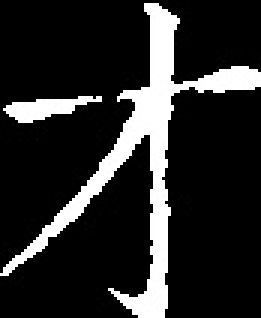
#> input picture Smart scoring for handwriting/硬笔字AI智能评分项目封装/Standard_words/img100.jpg, 87 x 106 px (shown 3 times larger)
$ python -i retange_word.py   (imports and definitions only)   (older library calls are emulated)
#> lines starting #> are read from the running program, lines starting #| are printed output that depends on the picture; after the words box and inside, x2 and y2 are one past the last pixel; in counts of white or black regions, pixels touching at a corner belong together
#> further down, picture is the input picture: shape (106, 87, 3); min 0, max 255, mean 41
# -*- coding: utf-8 -*-


import cv2
import numpy as np
from sys import argv
import os
import imutils
import json


def retange(image):
    image=image[10:664,7:664]
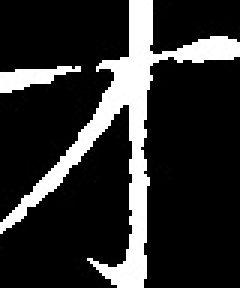
#> image: shape (96, 80, 3) (shown 3 times larger); min 0, max 255, mean 45.1
    gray = cv2.cvtColor(image, cv2.COLOR_BGR2GRAY)
    blurred = cv2.GaussianBlur(gray, (5,5),0)
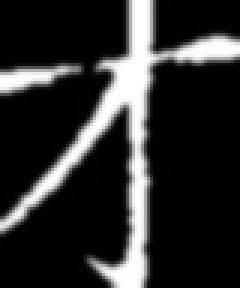
#> blurred: shape (96, 80) (shown 3 times larger); min 0, max 255, mean 45.2
    edged = cv2.Canny(blurred,20,150)
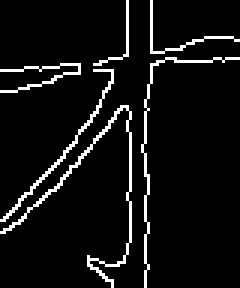
#> edged: shape (96, 80) (shown 3 times larger); 6.5% white in thin lines or dots
    cnts = cv2.findContours(edged.copy(), cv2.RETR_LIST,cv2.CHAIN_APPROX_TC89_L1)
#> cnts = 6 contours, 4 with area under 20; largest, box (x1, y1, x2, y2) and area: (0, 35, 44, 96) 43, (0, 23, 38, 74) 42
    cnts = cnts[1] if  imutils.is_cv2()  else   cnts[0]
#> cnts = [[1, -1, -1, -1], [2, 0, -1, -1], [3, 1, -1, -1], [4, 2, -1, -1], [5, 3, -1, -1], [-1, 4, -1, -1]]
    x=[]
    y=[]
    for cnt in cnts:
        ares = cv2.contourArea(cnt)
        if ares<25:
            continue
        else:
            for k in cnt:
                x.append(k[0][0])
                y.append(k[0][1])
#> this loop made 1 pass
#> after the loop, x = []; y = []
    if x and y :
        x_min=min(x)
        x_max=max(x)
        y_min=min(y)
        y_max=max(y)


        img1 = image[y_min:y_max,x_min:x_max]


    else:
        img1 = image

        # print("该图片无法找到外接矩形")
    return image,img1         #image是二值图上画白色的矩形框,img1是裁剪的矩形框图，

def run(dict_hi):
    # [7 lines of commented-out code are left out]
    path=dict_hi['img_path']
    name=os.path.basename(path)
    dir1=os.path.dirname(path)
    print(dir1)
    name1=name[:-4]+"_1.jpg"

    b_path=os.path.join(dir1,name1)
    print(b_path)

    dict_final={}

    img=cv2.imread(path)
    _,img3=retange(img)
    cv2.imwrite(dir1+"/{}_2.jpg".format(name[:-4]),img3)
    dict_final["type"] = 3
    return dict_final

>>> import cv2
>>> picture = cv2.imread('../硬笔字AI智能评分项目封装/Standard_words/img100.jpg')
#> (the run stopped early here; a loop or call above may not have finished)

$ run again, on Smart scoring for handwriting/硬笔字AI智能评分项目封装/Standard_words/img114.jpg
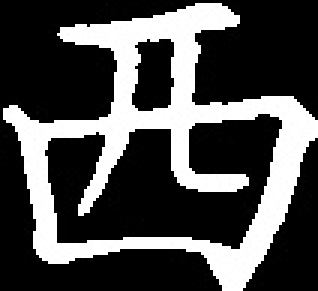
#> input picture Smart scoring for handwriting/硬笔字AI智能评分项目封装/Standard_words/img114.jpg, 106 x 97 px (shown 3 times larger)
#> picture is the input picture: shape (97, 106, 3); min 0, max 255, mean 76.2
#> in retange, `blurred = cv2.GaussianBlur(gray, (5,5),0)`:
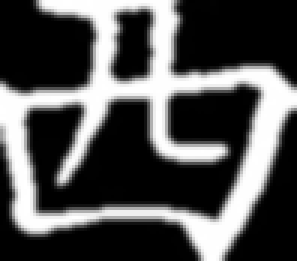
#> blurred: shape (87, 99) (shown 3 times larger); min 0, max 255, mean 81.5
#> in retange, `edged = cv2.Canny(blurred,20,150)`:
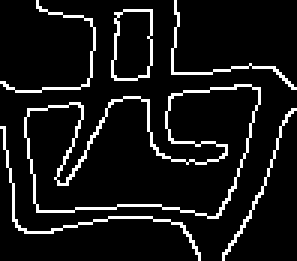
#> edged: shape (87, 99) (shown 3 times larger); 8.8% white in thin lines or dots
#> in retange, `cnts = cv2.findContours(edged.copy(), cv2.RETR_LIST,cv2.CHAIN_APPROX_T..`: cnts = 8 contours, 4 with area under 20; largest, box (x1, y1, x2, y2) and area: (8, 28, 87, 73) 2274, (8, 28, 87, 73) 2236, (37, 3, 51, 27) 254, (37, 3, 51, 27) 252
#> in retange, `cnts = cnts[1] if  imutils.is_cv2()  else   cnts[0]`: cnts = [[1, -1, -1, -1], [2, 0, -1, -1], [3, 1, -1, -1], [4, 2, -1, -1], [5, 3, -1, -1], [6, 4, -1, -1], [7, 5, -1, -1], [-1, 6, -1, -1]]
#> the loop in retange, `for cnt in cnts:` made 1 pass
#> after the loop in retange, `for cnt in cnts:`: x = []

$ run again, on Smart scoring for handwriting/硬笔字AI智能评分项目封装/Standard_words/img121.jpg
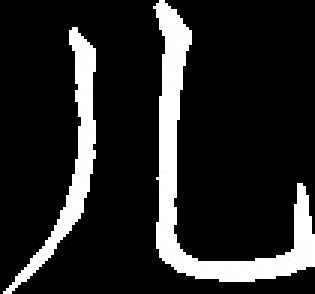
#> input picture Smart scoring for handwriting/硬笔字AI智能评分项目封装/Standard_words/img121.jpg, 105 x 98 px (shown 3 times larger)
#> picture is the input picture: shape (98, 105, 3); min 0, max 255, mean 37.8
#> in retange, `blurred = cv2.GaussianBlur(gray, (5,5),0)`:
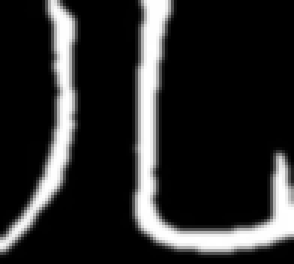
#> blurred: shape (88, 98) (shown 3 times larger); min 0, max 255, mean 42.6
#> in retange, `edged = cv2.Canny(blurred,20,150)`:
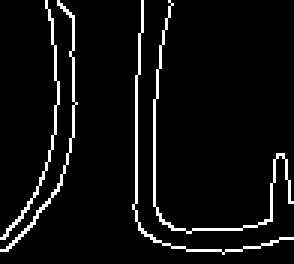
#> edged: shape (88, 98) (shown 3 times larger); 5.7% white in thin lines or dots
#> in retange, `cnts = cv2.findContours(edged.copy(), cv2.RETR_LIST,cv2.CHAIN_APPROX_T..`: cnts = 4 contours, 3 with area under 20; largest, box (x1, y1, x2, y2) and area: (0, 0, 26, 84) 26
#> in retange, `cnts = cnts[1] if  imutils.is_cv2()  else   cnts[0]`: cnts = [[1, -1, -1, -1], [2, 0, -1, -1], [3, 1, -1, -1], [-1, 2, -1, -1]]
#> the loop in retange, `for cnt in cnts:` made 1 pass
#> after the loop in retange, `for cnt in cnts:`: x = []
